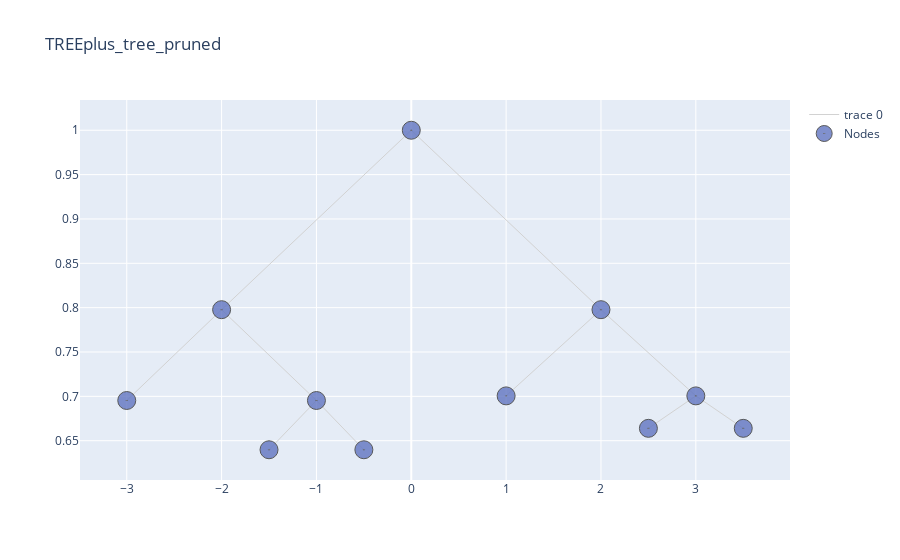

The code cell stored with this chart in its notebook:
### Code cell
alpha, pruned_table = tree.pruning(features_test, n_features_test, y_test, table = True, html = False, graph_results = True, visual_pruning = True)

### Figure 1 — Plotly figure (JSON) as saved in the notebook; plotly's stock layout.template omitted (floating-point values rounded to 4 significant figures)
{"data": [{"hoverinfo": "none", "line": {"color": "rgb(210,210,210)", "width": 1}, "mode": "lines", "type": "scatter", "x": [0, -2, null, 0, 2, null, -2, -3, null, -2, -1, null, 2, 1, null, 2, 3, null, -1, -1.5, null, -1, -0.5, null, 3, 2.5, null, 3, 3.5, null], "y": [1, 0.7977, null, 1, 0.7977, null, 0.7977, 0.6953, null, 0.7977, 0.6953, null, 0.7977, 0.7005, null, 0.7977, 0.7005, null, 0.6953, 0.6398, null, 0.6953, 0.6398, null, 0.7005, 0.6639, null, 0.7005, 0.6639, null]}, {"hoverinfo": "text", "marker": {"color": "#6175c1", "line": {"color": "rgb(50,50,50)", "width": 1}, "size": 18, "symbol": "circle-dot"}, "mode": "markers", "name": "Nodes", "opacity": 0.8, "text": ["n10, None, Bin Value: 66.78, between_variance : 40133.44, Samples : 9", "n15, None, Bin Value: 133.93, between_variance : 269072.07, Samples : 15", "n1, CompPrice>127.5, Bin Value: 115.78, between_variance : 3753078.18, Samples : 280", "n2, Sales>7.55, Bin Value: 106.73, between_variance : 1845333.95, Samples : 162", "n4, Age>53.5, Bin Value: 115.71, between_variance : 1191559.6, Samples : 89", "n5, CompPrice>99.0, Bin Value: 95.78, between_variance : 669699.51, Samples : 73", "n11, Sales>10.63, Bin Value: 99.86, between_variance : 638201.27, Samples : 64", "n3, Sales>7.56, Bin Value: 128.19, between_variance : 1939204.48, Samples : 118", "n6, CompPrice>135.5, Bin Value: 139.71, between_variance : 1132044.98, Samples : 58", "n7, CompPrice>146.5, Bin Value: 117.07, between_variance : 822276.27, Samples : 60", "n14, Sales>11.88, Bin Value: 111.44, between_variance : 558893.89, Samples : 45"], "type": "scatter", "x": [-1.5, 3.5, 0, -2, -3, -1, -0.5, 2, 1, 3, 2.5], "y": [0.6398, 0.6639, 1, 0.7977, 0.6953, 0.6953, 0.6398, 0.7977, 0.7005, 0.7005, 0.6639]}], "layout": {"title": {"text": "TREEplus_tree_pruned"}}}
